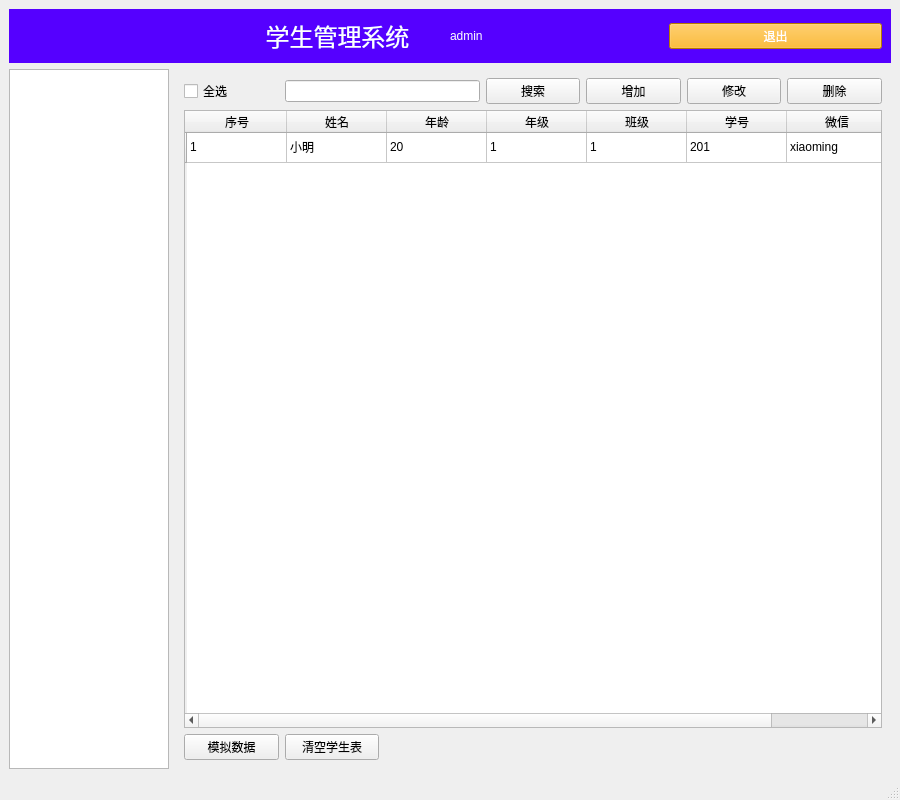
<?xml version="1.0" encoding="UTF-8"?>
<ui version="4.0">
 <class>MainWindow</class>
 <widget class="QMainWindow" name="MainWindow">
  <property name="geometry">
   <rect>
    <x>0</x>
    <y>0</y>
    <width>900</width>
    <height>800</height>
   </rect>
  </property>
  <property name="minimumSize">
   <size>
    <width>800</width>
    <height>480</height>
   </size>
  </property>
  <property name="windowTitle">
   <string>学生管理系统</string>
  </property>
  <property name="toolTip">
   <string>这是学生管理系统</string>
  </property>
  <widget class="QWidget" name="centralwidget">
   <property name="styleSheet">
    <string notr="true">QWidget#centralwidget(background-color: rgb(0, 0, 255););</string>
   </property>
   <layout class="QGridLayout" name="gridLayout">
    <item row="0" column="0" colspan="2">
     <widget class="QWidget" name="widget" native="true">
      <property name="styleSheet">
       <string notr="true">background-color: rgb(85, 0, 255);
color: rgb(255, 255, 255);</string>
      </property>
      <layout class="QHBoxLayout" name="horizontalLayout" stretch="1,1,1,1">
       <item>
        <spacer name="horizontalSpacer">
         <property name="orientation">
          <enum>Qt::Horizontal</enum>
         </property>
         <property name="sizeHint" stdset="0">
          <size>
           <width>40</width>
           <height>20</height>
          </size>
         </property>
        </spacer>
       </item>
       <item>
        <widget class="QLabel" name="label">
         <property name="font">
          <font>
           <family>Agency FB</family>
           <pointsize>18</pointsize>
          </font>
         </property>
         <property name="text">
          <string>学生管理系统</string>
         </property>
         <property name="alignment">
          <set>Qt::AlignCenter</set>
         </property>
        </widget>
       </item>
       <item>
        <widget class="QLabel" name="label_2">
         <property name="minimumSize">
          <size>
           <width>30</width>
           <height>20</height>
          </size>
         </property>
         <property name="text">
          <string>admin</string>
         </property>
        </widget>
       </item>
       <item>
        <widget class="QPushButton" name="pushButton">
         <property name="styleSheet">
          <string notr="true">background-color: rgb(255, 170, 0);</string>
         </property>
         <property name="text">
          <string>退出</string>
         </property>
         <property name="autoRepeatDelay">
          <number>303</number>
         </property>
        </widget>
       </item>
      </layout>
     </widget>
    </item>
    <item row="1" column="0">
     <widget class="QTreeWidget" name="treeWidget">
      <property name="minimumSize">
       <size>
        <width>0</width>
        <height>0</height>
       </size>
      </property>
      <property name="maximumSize">
       <size>
        <width>160</width>
        <height>16777215</height>
       </size>
      </property>
      <attribute name="headerVisible">
       <bool>false</bool>
      </attribute>
      <column>
       <property name="text">
        <string notr="true">1</string>
       </property>
      </column>
     </widget>
    </item>
    <item row="1" column="1">
     <widget class="QStackedWidget" name="stackedWidget">
      <property name="currentIndex">
       <number>0</number>
      </property>
      <widget class="QWidget" name="page">
       <layout class="QGridLayout" name="gridLayout_2">
        <item row="0" column="6">
         <widget class="QPushButton" name="pushButton_5">
          <property name="text">
           <string>删除</string>
          </property>
         </widget>
        </item>
        <item row="0" column="0">
         <widget class="QCheckBox" name="checkBox">
          <property name="text">
           <string>全选</string>
          </property>
         </widget>
        </item>
        <item row="0" column="3">
         <widget class="QPushButton" name="btn_search">
          <property name="text">
           <string>搜索</string>
          </property>
         </widget>
        </item>
        <item row="0" column="5">
         <widget class="QPushButton" name="pushButton_4">
          <property name="text">
           <string>修改</string>
          </property>
         </widget>
        </item>
        <item row="1" column="0" colspan="7">
         <widget class="QTableWidget" name="tableWidget">
          <row>
           <property name="text">
            <string/>
           </property>
          </row>
          <column>
           <property name="text">
            <string>序号</string>
           </property>
          </column>
          <column>
           <property name="text">
            <string>姓名</string>
           </property>
          </column>
          <column>
           <property name="text">
            <string>年龄</string>
           </property>
          </column>
          <column>
           <property name="text">
            <string>年级</string>
           </property>
          </column>
          <column>
           <property name="text">
            <string>班级</string>
           </property>
          </column>
          <column>
           <property name="text">
            <string>学号</string>
           </property>
          </column>
          <column>
           <property name="text">
            <string>微信</string>
           </property>
          </column>
          <item row="0" column="0">
           <property name="text">
            <string>1</string>
           </property>
          </item>
          <item row="0" column="1">
           <property name="text">
            <string>小明</string>
           </property>
          </item>
          <item row="0" column="2">
           <property name="text">
            <string>20</string>
           </property>
          </item>
          <item row="0" column="3">
           <property name="text">
            <string>1</string>
           </property>
          </item>
          <item row="0" column="4">
           <property name="text">
            <string>1</string>
           </property>
          </item>
          <item row="0" column="5">
           <property name="text">
            <string>201</string>
           </property>
          </item>
          <item row="0" column="6">
           <property name="text">
            <string>xiaoming</string>
           </property>
          </item>
         </widget>
        </item>
        <item row="0" column="4">
         <widget class="QPushButton" name="pushButton_add">
          <property name="text">
           <string>增加</string>
          </property>
         </widget>
        </item>
        <item row="2" column="0">
         <widget class="QPushButton" name="btn_moni">
          <property name="text">
           <string>模拟数据</string>
          </property>
         </widget>
        </item>
        <item row="2" column="1">
         <widget class="QPushButton" name="btn_clear">
          <property name="text">
           <string>清空学生表</string>
          </property>
         </widget>
        </item>
        <item row="0" column="1" colspan="2">
         <widget class="QLineEdit" name="le_search"/>
        </item>
       </layout>
      </widget>
      <widget class="QWidget" name="page_2"/>
     </widget>
    </item>
   </layout>
  </widget>
  <widget class="QMenuBar" name="menubar">
   <property name="geometry">
    <rect>
     <x>0</x>
     <y>0</y>
     <width>900</width>
     <height>21</height>
    </rect>
   </property>
  </widget>
  <widget class="QStatusBar" name="statusbar"/>
 </widget>
 <resources/>
 <connections/>
</ui>
